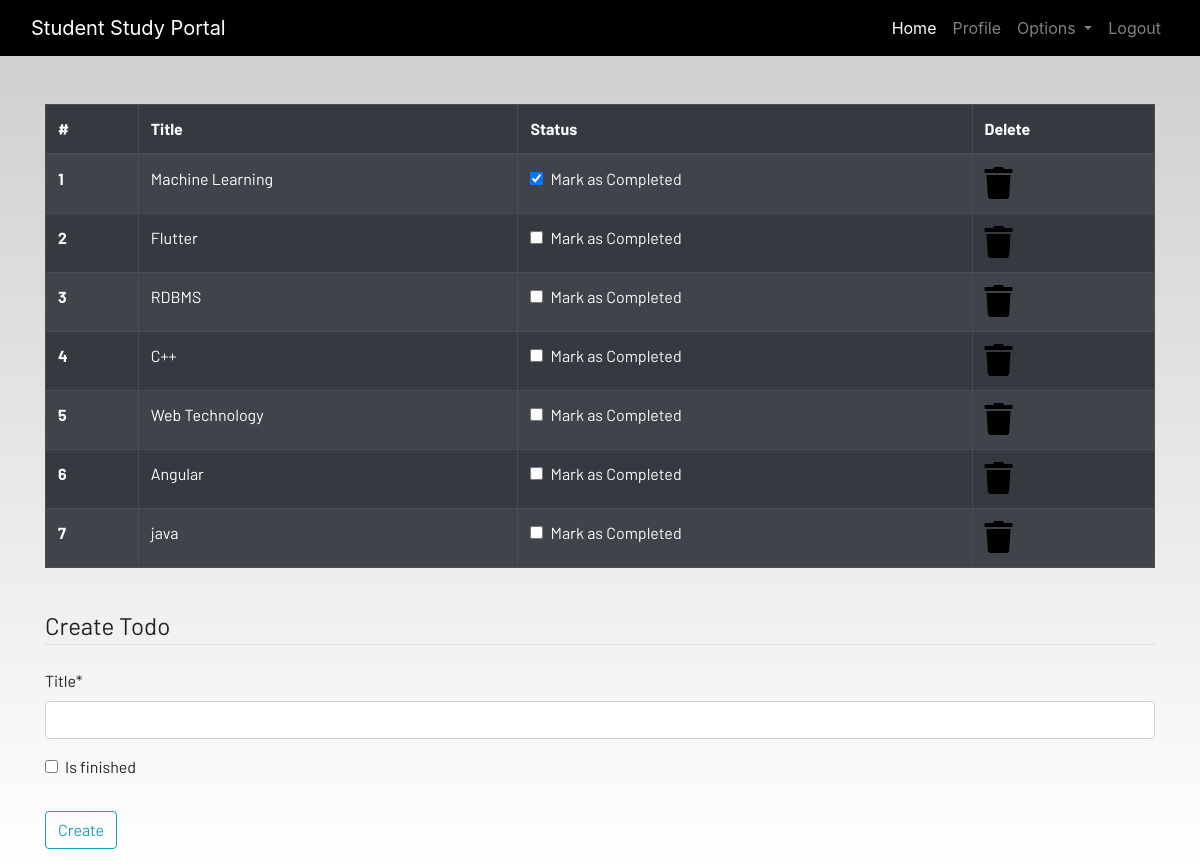
The page /todo/ (signed in) on the database its author committed.
### dashboard/models.py (models this page shows, shortened)
class Todo(models.Model):
    user = models.ForeignKey(User,on_delete=models.CASCADE)
    title = models.CharField(max_length=100)
    is_finished = models.BooleanField(default=False)

### dashboard/views.py (the view)
# urls.py: path('todo/',views.todo,name="todo"),
def todo(request):
    if request.method == "POST":
        form = TodoFrom(request.POST)
        if form.is_valid():
            try:
                finished = request.POST['is_finished']
                if finished == 'on':
                    finished = True
                else:
                    finished = False
            except:
                finished=False
            todos = Todo(
                user = request.user,
                title = request.POST['title'],
                is_finished = finished
            )
            todos.save()
            messages.success(request,f"Todo added from {request.user.username}.")
    else:
        form = TodoFrom()
    todo = Todo.objects.filter(user=request.user)
    if len(todo) == 0:
        todos_done = True
    else:
        todos_done = False
    context = {'form':form, 'todos':todo,'todos_done':todos_done}
    return render(request,"dashboard/todo.html",context)

### dashboard/forms.py
class TodoFrom(forms.ModelForm):
    class Meta:
        model = Todo
        fields = ['title','is_finished']

### dashboard/templates/dashboard/todo.html (shortened to what this page needs)
{% extends 'dashboard/base.html' %}
{% load static %}
{% load crispy_forms_tags %}
{% block content %}
<div class="container">
    {% if not todos_done %}
    <table class="table table-striped table-bordered table-hover table-dark">
        <thead>
            <tr>
                <th scope="col">#</th>
                <th scope="col">Title</th>
                <th scope="col">Status</th>
                <th scope="col">Delete</th>
            </tr>
        </thead>
        <tbody>
            {% for todo in todos %}
            <tr>
                <th scope="row">{{forloop.counter}}</th>
                <td>{{todo.title}}</td>
                <td>
                    <a href="{% url 'update-todo' todo.id %}">
                        <div class="form-check">
                            {% if todo.is_finished == True %}
                            <input class="form-check-input" type="checkbox" value="" checked >
                            {% else %}
                                <input class="form-check-input" type="checkbox" value="" >
                            {% endif %}
                            <label class="form-check-label text-light" for="flexCheckDefault">
                                Mark as Completed
                            </label>
                        </div>
                    </a>
                </td>
                <td><a href="{% url "delete-todo" todo.id %}"><i class="fa fa-trash fa-2x"></i></a></td>
            </tr>
            {% endfor %}
        </tbody>
    </table>
    {% else %}
    <h4>All tasks have been done!! Create to add more</h4>
    {% endif %}
</div><br>
<div class="container">
    <form method="POST">
        <fieldset class="form-group">
            <legend class="border-bottom mb-4">Create Todo</legend>
            {{form|crispy}}
        </fieldset>
        <div class="form-group">
            <button href="" class="btn btn-outline-info" type="submit">
                Create
            </button>
        </div>
    </form>
</div>
{% endblock content %}

### static/css/main.css (style rules this page uses)
html { scroll-behavior: smooth; height: 100%; width: 100%; }
a { text-decoration: none !important; color: black; }
html, body { max-width: 100%; overflow-x: hidden; height: 100%; width: 100%; }
body { background: linear-gradient(rgba(0, 0, 0, 0.2), rgba(255, 255, 255, 0.5)); overflow-x: hidden; background-repeat: no-repeat; }
.fa { color: black; }

### rows shown on the page
Todo: title "Machine Learning"
Todo: title "Flutter"
Todo: title "RDBMS"
Todo: title "C++"
Todo: title "Web Technology"
Todo: title "Angular"
Todo: title "java"
